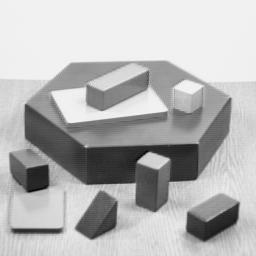
#> input picture images/blox.jpg, 256 x 256 px, found by its file name
$ jupyter execute --allow-errors histograma.ipynb
#> lines starting #> are read from the running program, lines starting #| are printed output that depends on the picture
[cell 1]
import cv2 as cv
import numpy as np
import matplotlib.pyplot as plt

---
Escala de grises

[cell 2]
img = cv.imread("/Users/miguelcamargorojas/Documents/UP/PDI-Ago-dic24/images/blox.jpg", 0)
#> img is the input picture: shape (256, 256); min 0, max 252, mean 182.8

[cell 3]
plt.imshow(img, "gray")
plt.show()

[cell 4]
histograma = cv.calcHist([img], [0], None, [256], (0, 256))
#> histograma = 256 values, max 14087 at index 241, min 0 at index 1, mean 256

[cell 5]
type(histograma)

[cell 6]
histograma.shape
#> Out = (256, 1)

[cell 7]
# ESTO NO SE HACE
plt.imshow(histograma)
plt.show()
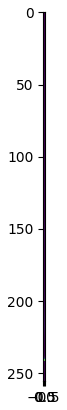
#> figure drawn by matplotlib, 1 panel

[cell 8]
img.size
#> Out = 65536

[cell 9]
# ESTO SÍ SE HACE
plt.plot(histograma)
plt.show()
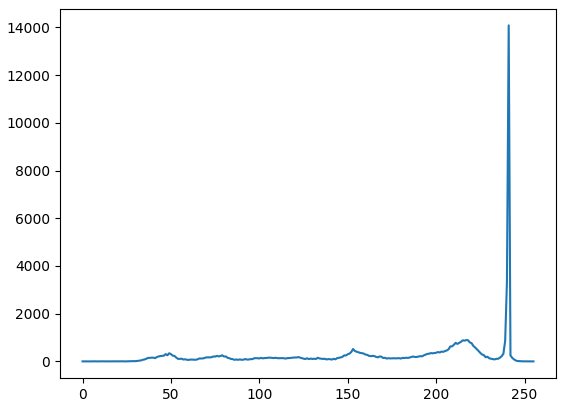
#> figure drawn by matplotlib, 1 panel; curve peaks at x = 241, y = 14087

---

[cell 10]
aero3 = cv.imread("/Users/miguelcamargorojas/Documents/UP/PDI-Ago-dic24/images/aero3.jpg", 0)
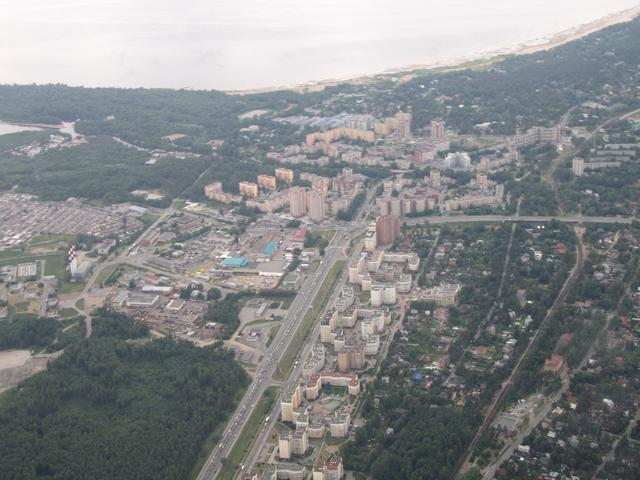
#> input picture images/aero3.jpg, 640 x 480 px, found by its file name
#> aero3: shape (480, 640); min 36, max 255, mean 136.1

[cell 11]
plt.imshow(aero3, "gray")
plt.show()

[cell 12]
histograma = cv.calcHist([aero3], [0], None, [256], (0, 256))
#> histograma = 256 values, max 4365 at index 243, min 0 at index 0, mean 1200
plt.plot(histograma)
plt.show()
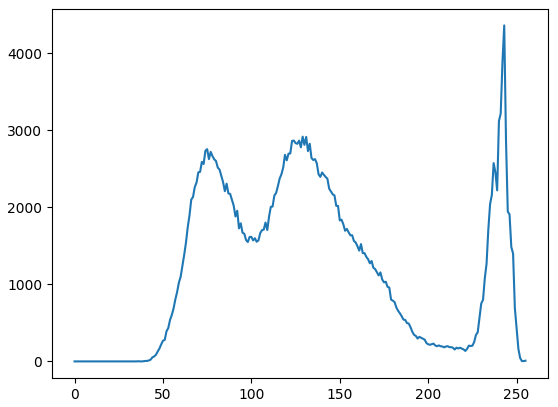
#> figure drawn by matplotlib, 1 panel; curve peaks at x = 243, y = 4365

[cell 13]
np.min(aero3)
#> Out = 36

[cell 14]
np.max(aero3)
#> Out = 255

[cell 15]
np.unique(aero3) # Valores únicos (Sin repetición)
#> Out = 218 values from 36 to 255

---
A color

[cell 16]
img = cv.imread("/Users/miguelcamargorojas/Documents/UP/PDI-Ago-dic24/images/WindowsLogo.jpg")

#> (a cell that did not finish here is left out)

#> (a cell that did not finish here is left out)

[cell 19]
histograma_b = cv.calcHist([img], [0], None, [256], (0, 256))
#> histograma_b = 256 values from 0 to 0
plt.plot(histograma_b, "b")
plt.show()
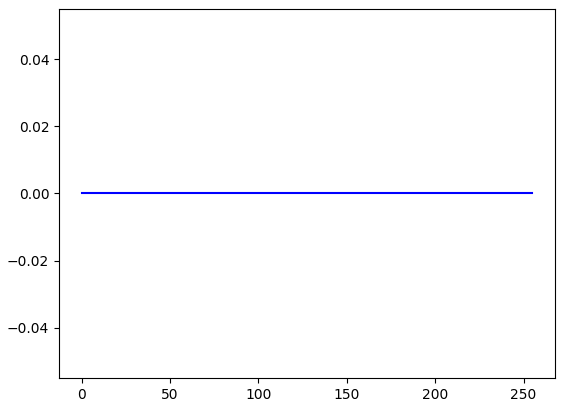
#> figure drawn by matplotlib, 1 panel

#> (a cell that did not finish here is left out)

#> (a cell that did not finish here is left out)

[cell 22]
colores = ["b", "g", "r"]

#> (a cell that did not finish here is left out)

[cell 24]
for cuenta, valor in enumerate(colores):
    print(f"Cuenta = {cuenta} | Valor = {valor}") # f-string
